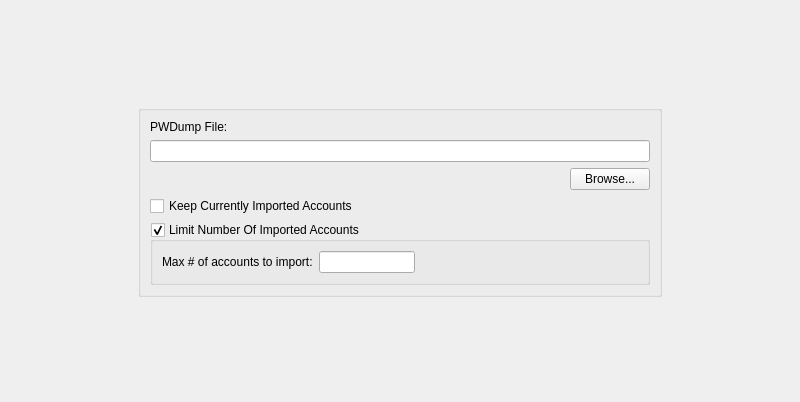
<?xml version="1.0" encoding="UTF-8"?>
<ui version="4.0">
 <class>ImportPWDumpConfig</class>
 <widget class="QWidget" name="ImportPWDumpConfig">
  <property name="geometry">
   <rect>
    <x>0</x>
    <y>0</y>
    <width>800</width>
    <height>402</height>
   </rect>
  </property>
  <property name="sizePolicy">
   <sizepolicy hsizetype="Preferred" vsizetype="Preferred">
    <horstretch>0</horstretch>
    <verstretch>0</verstretch>
   </sizepolicy>
  </property>
  <property name="maximumSize">
   <size>
    <width>16777215</width>
    <height>16777215</height>
   </size>
  </property>
  <property name="windowTitle">
   <string>Form</string>
  </property>
  <layout class="QGridLayout" name="gridLayout">
   <item row="1" column="2">
    <spacer name="horizontalSpacer">
     <property name="orientation">
      <enum>Qt::Horizontal</enum>
     </property>
     <property name="sizeHint" stdset="0">
      <size>
       <width>40</width>
       <height>20</height>
      </size>
     </property>
    </spacer>
   </item>
   <item row="1" column="0">
    <spacer name="horizontalSpacer_2">
     <property name="orientation">
      <enum>Qt::Horizontal</enum>
     </property>
     <property name="sizeHint" stdset="0">
      <size>
       <width>40</width>
       <height>20</height>
      </size>
     </property>
    </spacer>
   </item>
   <item row="1" column="1">
    <widget class="QGroupBox" name="groupBox">
     <property name="title">
      <string/>
     </property>
     <layout class="QVBoxLayout" name="verticalLayout_2">
      <item>
       <widget class="QLabel" name="label_4">
        <property name="text">
         <string>PWDump File:</string>
        </property>
       </widget>
      </item>
      <item>
       <widget class="QLineEdit" name="fileNameEdit">
        <property name="minimumSize">
         <size>
          <width>500</width>
          <height>0</height>
         </size>
        </property>
       </widget>
      </item>
      <item>
       <layout class="QHBoxLayout" name="horizontalLayout">
        <item>
         <spacer name="horizontalSpacer_3">
          <property name="orientation">
           <enum>Qt::Horizontal</enum>
          </property>
          <property name="sizeHint" stdset="0">
           <size>
            <width>40</width>
            <height>20</height>
           </size>
          </property>
         </spacer>
        </item>
        <item>
         <widget class="QPushButton" name="browseButton">
          <property name="text">
           <string>Browse...</string>
          </property>
         </widget>
        </item>
       </layout>
      </item>
      <item>
       <widget class="QCheckBox" name="KeepCurrentAccounts">
        <property name="text">
         <string>Keep Currently Imported Accounts</string>
        </property>
       </widget>
      </item>
      <item>
       <widget class="QGroupBox" name="LimitAccounts">
        <property name="title">
         <string>Limit Number Of Imported Accounts</string>
        </property>
        <property name="checkable">
         <bool>true</bool>
        </property>
        <layout class="QHBoxLayout" name="horizontalLayout_3">
         <item>
          <widget class="QLabel" name="label_5">
           <property name="text">
            <string>Max # of accounts to import:</string>
           </property>
          </widget>
         </item>
         <item>
          <widget class="QLineEdit" name="AccountLimit">
           <property name="maximumSize">
            <size>
             <width>96</width>
             <height>16777215</height>
            </size>
           </property>
           <property name="inputMethodHints">
            <set>Qt::ImhDigitsOnly</set>
           </property>
           <property name="maxLength">
            <number>10</number>
           </property>
          </widget>
         </item>
         <item>
          <spacer name="horizontalSpacer_5">
           <property name="orientation">
            <enum>Qt::Horizontal</enum>
           </property>
           <property name="sizeHint" stdset="0">
            <size>
             <width>40</width>
             <height>20</height>
            </size>
           </property>
          </spacer>
         </item>
        </layout>
       </widget>
      </item>
     </layout>
    </widget>
   </item>
   <item row="2" column="1">
    <spacer name="verticalSpacer">
     <property name="orientation">
      <enum>Qt::Vertical</enum>
     </property>
     <property name="sizeHint" stdset="0">
      <size>
       <width>20</width>
       <height>40</height>
      </size>
     </property>
    </spacer>
   </item>
   <item row="0" column="1">
    <spacer name="verticalSpacer_2">
     <property name="orientation">
      <enum>Qt::Vertical</enum>
     </property>
     <property name="sizeHint" stdset="0">
      <size>
       <width>20</width>
       <height>40</height>
      </size>
     </property>
    </spacer>
   </item>
  </layout>
 </widget>
 <resources/>
 <connections/>
</ui>
